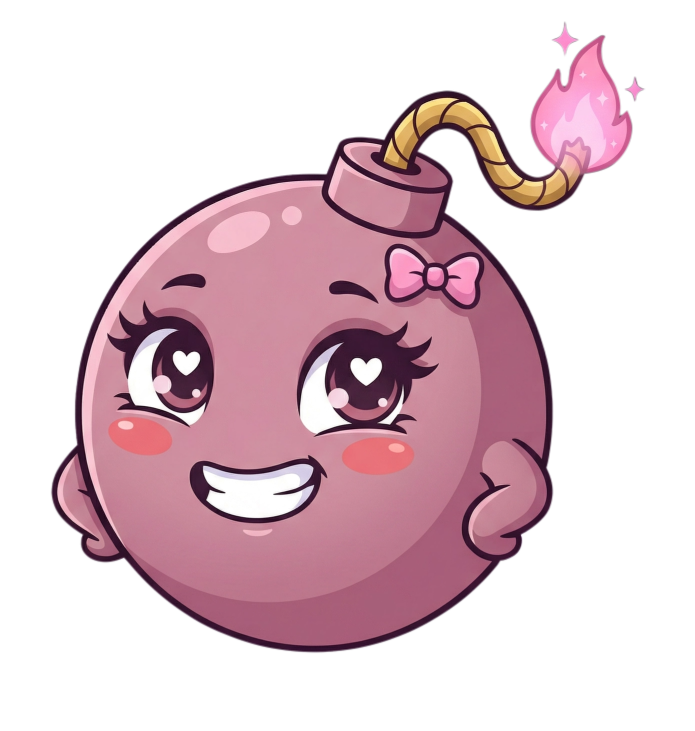
#> input picture breakpoint/kawaii_bomb_ref (1).png, 1389 x 1462 px (shown at 1/2 size)
$ python color_extractor.py '../breakpoint/kawaii_bomb_ref (1).png' 3
#> lines starting #> are read from the running program, lines starting #| are printed output that depends on the picture
#!/usr/bin/env python3
"""
ColorSnap - Quick Color Extractor
Drop any image → get dominant colors as hex codes
"""

from PIL import Image
import sys
import json


def extract_dominant_colors(image_path, num_colors=6):
    """Extract dominant colors from an image."""
#> called with image_path = '../breakpoint/kawaii_bomb_ref (1).png', num_colors = 3
    try:
        img = Image.open(image_path)
#> img is the input picture: PIL image 1389x1462 RGBA; mean R, G, B, A 72.8, 48.5, 56.3, 102.9

        # Convert to RGB if necessary (handle RGBA, P, etc.)
        if img.mode in ('RGBA', 'LA', 'P'):
            # Create white background for transparent images
            background = Image.new('RGB', img.size, (255, 255, 255))
#> background: PIL image 1389x1462 RGB; every value is 255
            if img.mode == 'P':
                img = img.convert('RGBA')
            background.paste(img, mask=img.split()[-1] if img.mode == 'RGBA' else None)
            img = background
        elif img.mode != 'RGB':
            img = img.convert('RGB')

        # Resize for speed
        img.thumbnail((200, 200))
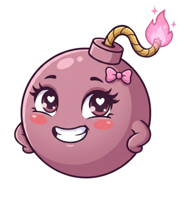
#> img: PIL image 190x200 RGB; mean R, G, B 224, 200, 207.5

        # Get colors
        colors = img.getcolors(200 * 200)
#> colors = 6682 items
        if colors is None:
            return []

        # Sort by frequency
        sorted_colors = sorted(colors, reverse=True)
#> sorted_colors = 6682 items

        # Extract top colors, skip near-duplicates
        result = []
        seen_colors = set()

        for count, color in sorted_colors:
            if len(result) >= num_colors:
                break

            r, g, b = color

            # Skip very dark or very light colors (often artifacts)
            brightness = (r + g + b) / 3
            if brightness < 10 or brightness > 245:
                continue

            # Skip near-duplicates
            color_key = (r // 20, g // 20, b // 20)
            if color_key in seen_colors:
                continue

            seen_colors.add(color_key)
            hex_code = f"#{r:02x}{g:02x}{b:02x}"
            result.append({
                'hex': hex_code,
                'rgb': (r, g, b),
                'frequency': count
            })
#> this loop made 5 passes
#> (count, r, g, b, brightness, color_key, hex_code) on passes 2 to 4: (355, 168, 95, 122, 128.3, (8, 4, 6), '#a85f7a'), (309, 207, 143, 160, 170, (10, 7, 8), '#cf8fa0'), (242, 206, 142, 159, 169, (10, 7, 7), '#ce8e9f')
#> (count, r, g, b, brightness) on pass 1: (22281, 255, 255, 255, 255)
#> after the loop, result = 3 items; seen_colors = 3 items

        return result

    except Exception as e:
        print(f"Error: {e}", file=sys.stderr)
        return []


def main():
    if len(sys.argv) < 2:
        print("Usage: color_extractor.py <image_path> [num_colors]")
        sys.exit(1)

    image_path = sys.argv[1]
    num_colors = int(sys.argv[2]) if len(sys.argv) > 2 else 6

    colors = extract_dominant_colors(image_path, num_colors)
#> colors = 3 items

    if colors:
        # Output as JSON for SwiftUI app to parse
        print(json.dumps(colors))
#| [{"hex": "#a85f7a", "rgb": [168, 95, 122], "frequency": 355}, {"hex": "#cf8fa0", "rgb": [207, 143, 160], "frequency": 309}, {"hex": "#ce8e9f", "rgb": [206, 142, 159], "frequency": 242}]
    else:
        print("[]")
        sys.exit(1)


if __name__ == "__main__":
    main()
